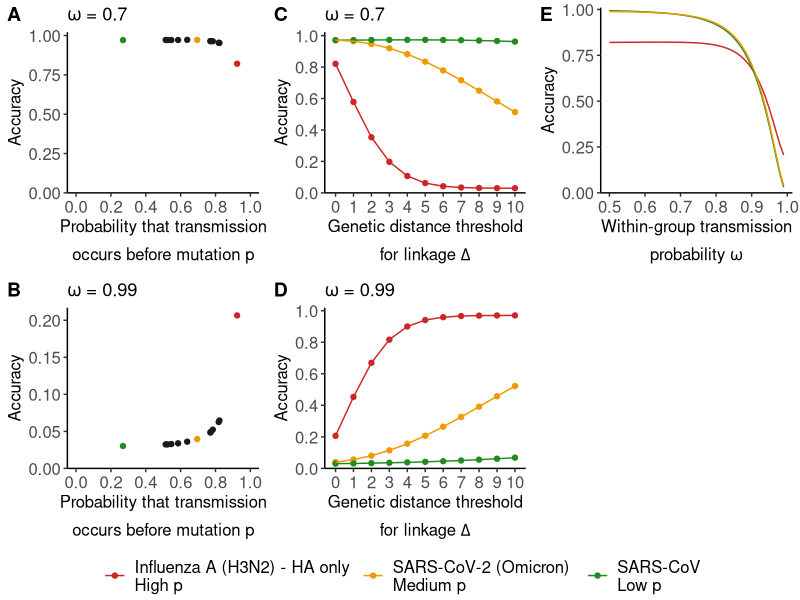

Write R code to recreate this figure.
library(tidyverse)
library(ggpubr)

## Load confusion matrix parameters across pathogens
df_sens_spec_FDR_across_pathogens_R_1.3 <- read_csv('../results/df_sens_spec_FDR_F1_across_pathogens_R_1.3.csv')

## Add accuracy calculations
df_sens_spec_FDR_across_pathogens_R_1.3 <- df_sens_spec_FDR_across_pathogens_R_1.3 %>% 
  mutate(accuracy = specificity + proba_0_1_jumps * (sensitivity - specificity),
         contribution_TP_accuracy = specificity * proba_0_1_jumps,
         contribution_TN_accuracy = sensitivity * (1. - proba_0_1_jumps))

## Define theme for figures
my_theme_classic <- function(){
  (theme_classic() +
     theme(axis.text = element_text(size = 12), 
           axis.title = element_text(size = 12),
           legend.text = element_text(size = 12), 
           legend.title = element_text(size = 12),
           strip.background = element_rect(fill = 'gray22'), 
           strip.text = element_text(size = 12, colour = 'white'))) %>% 
    return()
}

## Define colors for pathogens
name_pathogens <- unique(df_sens_spec_FDR_across_pathogens_R_1.3$pathogen)
vec_pathogens_to_keep <- c('Influenza A (H3N2) - HA only', 'SARS-CoV-2 (Omicron)', 'SARS-CoV')
vec_names_pathogens_to_keep <- c('Influenza A (H3N2) - HA only\nHigh p', 
                                 'SARS-CoV-2 (Omicron)\nMedium p',
                                 'SARS-CoV\nLow p')
vec_colors_pathogens_to_keep <- c('firebrick3', 'orange2', 'forestgreen')
vec_colors_all_pathogens <- sapply(name_pathogens, FUN = function(pathogen){
  ifelse(pathogen %in% vec_pathogens_to_keep, 
         vec_colors_pathogens_to_keep[which(vec_pathogens_to_keep == pathogen)], 
         'gray10')
})

## Accuracy as a function of p
plt_accuracy_func_p <- df_sens_spec_FDR_across_pathogens_R_1.3 %>% 
  filter(delta == 0, omega == 0.7) %>% 
  ggplot(aes(x = proba_trans_before_mut, y = accuracy, colour = pathogen)) +
  geom_point() +
  scale_x_continuous(name = expression(atop('Probability that transmission', 'occurs before mutation '*p)),
                     breaks = seq(0., 1., 0.2),
                     limits = c(0., 1.)) +
  scale_y_continuous(name = 'Accuracy', limits = c(0., NA),
                     expand = expansion(mult = c(0.,.05))) +
  scale_colour_manual(values = vec_colors_all_pathogens, breaks = name_pathogens,
                      guide = 'none') +
  my_theme_classic() +
  theme(legend.position = 'none')


plt_accuracy_func_p_omega_0.99 <- df_sens_spec_FDR_across_pathogens_R_1.3 %>% 
  filter(delta == 0, omega == 0.99) %>% 
  ggplot(aes(x = proba_trans_before_mut, y = accuracy, colour = pathogen)) +
  geom_point() +
  scale_x_continuous(name = expression(atop('Probability that transmission', 'occurs before mutation '*p)),
                     breaks = seq(0., 1., 0.2),
                     limits = c(0., 1.)) +
  scale_y_continuous(name = 'Accuracy', limits = c(0., NA),
                     expand = expansion(mult = c(0.,.05))) +
  scale_colour_manual(values = vec_colors_all_pathogens, breaks = name_pathogens,
                      guide = 'none') +
  my_theme_classic() +
  theme(legend.position = 'none')

## Accuracy as a function of Delta
plt_accuracy_func_delta <- df_sens_spec_FDR_across_pathogens_R_1.3 %>% 
  filter(omega == 0.7, delta <= 10,
         pathogen %in% vec_pathogens_to_keep) %>% 
  ggplot(aes(x = as.factor(delta), colour = pathogen, group = pathogen)) +
  geom_point(aes(y = accuracy)) +
  geom_line(aes(y = accuracy)) +
  scale_x_discrete(breaks = 0:10, 
                   name = expression(atop('Genetic distance threshold', 'for linkage '*Delta))) +
  scale_y_continuous(limits = c(0., NA), breaks = seq(0., 1., 0.2),
                     name = 'Accuracy',
                     expand = expansion(mult = c(0., 0.05))) +
  scale_colour_manual(name = '', 
                      breaks = vec_pathogens_to_keep, 
                      labels = vec_names_pathogens_to_keep, 
                      values = vec_colors_pathogens_to_keep) +
  my_theme_classic() +
  theme(legend.position = 'bottom')

plt_accuracy_func_delta_omega_0.99 <- df_sens_spec_FDR_across_pathogens_R_1.3 %>% 
  filter(omega == 0.99, delta <= 10,
         pathogen %in% vec_pathogens_to_keep) %>% 
  ggplot(aes(x = as.factor(delta), colour = pathogen, group = pathogen)) +
  geom_point(aes(y = accuracy)) +
  geom_line(aes(y = accuracy)) +
  scale_x_discrete(breaks = 0:10, 
                   name = expression(atop('Genetic distance threshold', 'for linkage '*Delta))) +
  scale_y_continuous(limits = c(0., NA), breaks = seq(0., 1., 0.2),
                     name = 'Accuracy',
                     expand = expansion(mult = c(0., 0.05))) +
  scale_colour_manual(name = '', 
                      breaks = vec_pathogens_to_keep, 
                      labels = vec_names_pathogens_to_keep, 
                      values = vec_colors_pathogens_to_keep) +
  my_theme_classic() +
  theme(legend.position = 'bottom')

## Accuracy as a function of omega
plt_accuracy_func_omega <- df_sens_spec_FDR_across_pathogens_R_1.3 %>% 
  filter(delta == 0,
         pathogen %in% vec_pathogens_to_keep) %>% 
  ggplot(aes(x = omega, colour = pathogen, 
             group = interaction(pathogen, delta))) +
  geom_line(aes(y = accuracy)) +
  scale_x_continuous(name = expression(atop('Within-group transmission', 'probability '*omega))) +
  scale_y_continuous(limits = c(0., 1.), name = 'Accuracy',
                     expand = expansion(mult = c(0., 0.01))) +
  scale_colour_manual(name = '', 
                      breaks = vec_pathogens_to_keep, 
                      labels = vec_names_pathogens_to_keep, 
                      values = vec_colors_pathogens_to_keep) +
  my_theme_classic() +
  theme(legend.position = 'bottom')


accuracy_panel_horizontal <- ggarrange(plt_accuracy_func_p + 
                                         theme(legend.position = 'none') +
                                         ggtitle(label = expression(paste(omega, ' = 0.7'))),
                                       plt_accuracy_func_delta +
                                         ggtitle(label = expression(paste(omega, ' = 0.7'))),
                                       plt_accuracy_func_omega,
                                       plt_accuracy_func_p_omega_0.99 + theme(legend.position = 'none') +
                                         ggtitle(label = expression(paste(omega, ' = 0.99'))),
                                       plt_accuracy_func_delta_omega_0.99 +
                                         ggtitle(label = expression(paste(omega, ' = 0.99'))),
                                       
                                       nrow = 2, ncol = 3, 
                                       common.legend = T, legend = 'bottom',
                                       labels = c('A', 'C', 'E', 'B', 'D'))

pdf('../figures/figure_5.pdf', height = 6., width = 8.)
plot(accuracy_panel_horizontal)
dev.off()
  
